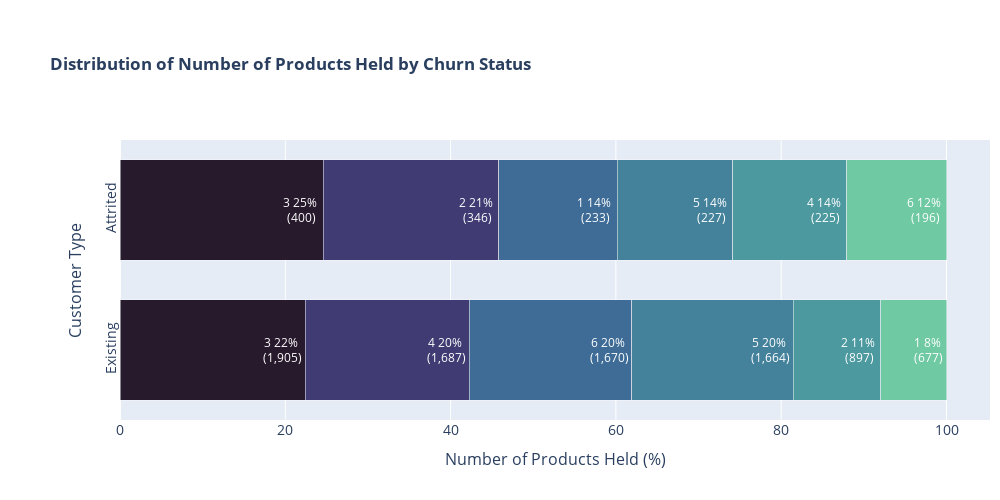

Write notebook code for a chart like this one.
### Markdown cell above
Attrited customers generally hold fewer products than existing customers.

### Code cell
plot_distr_cat('prod_ct', 'Number of Products Held')

### Figure 1 — Plotly figure (JSON) as saved in the notebook; plotly's stock layout.template omitted (floating-point values rounded to 4 significant figures)
{"data": [{"hovertext": ["1905", "1687", "1670", "1664", "897", "677"], "marker": {"color": ["rgb(39, 26, 44)", "rgb(64, 60, 115)", "rgb(62, 108, 150)", "rgb(68, 130, 155)", "rgb(76, 153, 160)", "rgb(111, 201, 163)", "rgb(156, 219, 165)"], "line": {"color": "rgb(248, 248, 249)", "width": 0.5}}, "name": "Existing", "orientation": "h", "showlegend": false, "text": ["3", "4", "6", "5", "2", "1"], "textfont": {"color": "white", "size": 12}, "textposition": "inside", "texttemplate": "%{text} %{x:.0f}% <br>(%{hovertext:,d})", "type": "bar", "x": [22.41, 19.85, 19.65, 19.58, 10.55, 7.965], "y": ["Existing", "Existing", "Existing", "Existing", "Existing", "Existing"]}, {"hovertext": ["400", "346", "233", "227", "225", "196"], "marker": {"color": ["rgb(39, 26, 44)", "rgb(64, 60, 115)", "rgb(62, 108, 150)", "rgb(68, 130, 155)", "rgb(76, 153, 160)", "rgb(111, 201, 163)", "rgb(156, 219, 165)"], "line": {"color": "rgb(248, 248, 249)", "width": 0.5}}, "name": "Attrited", "orientation": "h", "showlegend": false, "text": ["3", "2", "1", "5", "4", "6"], "textfont": {"color": "white", "size": 12}, "textposition": "inside", "texttemplate": "%{text} %{x:.0f}% <br>(%{hovertext:,d})", "type": "bar", "x": [24.59, 21.27, 14.32, 13.95, 13.83, 12.05], "y": ["Attrited", "Attrited", "Attrited", "Attrited", "Attrited", "Attrited"]}], "layout": {"bargap": 0.2, "bargroupgap": 0.1, "barmode": "stack", "height": 500, "margin": {"b": 80, "l": 120, "r": 10, "t": 140}, "title": {"text": "<b>Distribution of Number of Products Held by Churn Status<b>"}, "width": 1000, "xaxis": {"tickangle": 0, "tickfont": {"size": 14}, "tickmode": "array", "ticktext": ["0%", "10%", "20%", "30%", "40%", "50%", "60%", "70%", "80%", "90%", "100%"], "title": {"font": {"size": 16}, "text": "Number of Products Held (%)"}}, "yaxis": {"tickangle": -90, "tickfont": {"size": 14}, "title": {"font": {"size": 16}, "text": "Customer Type"}}}}
